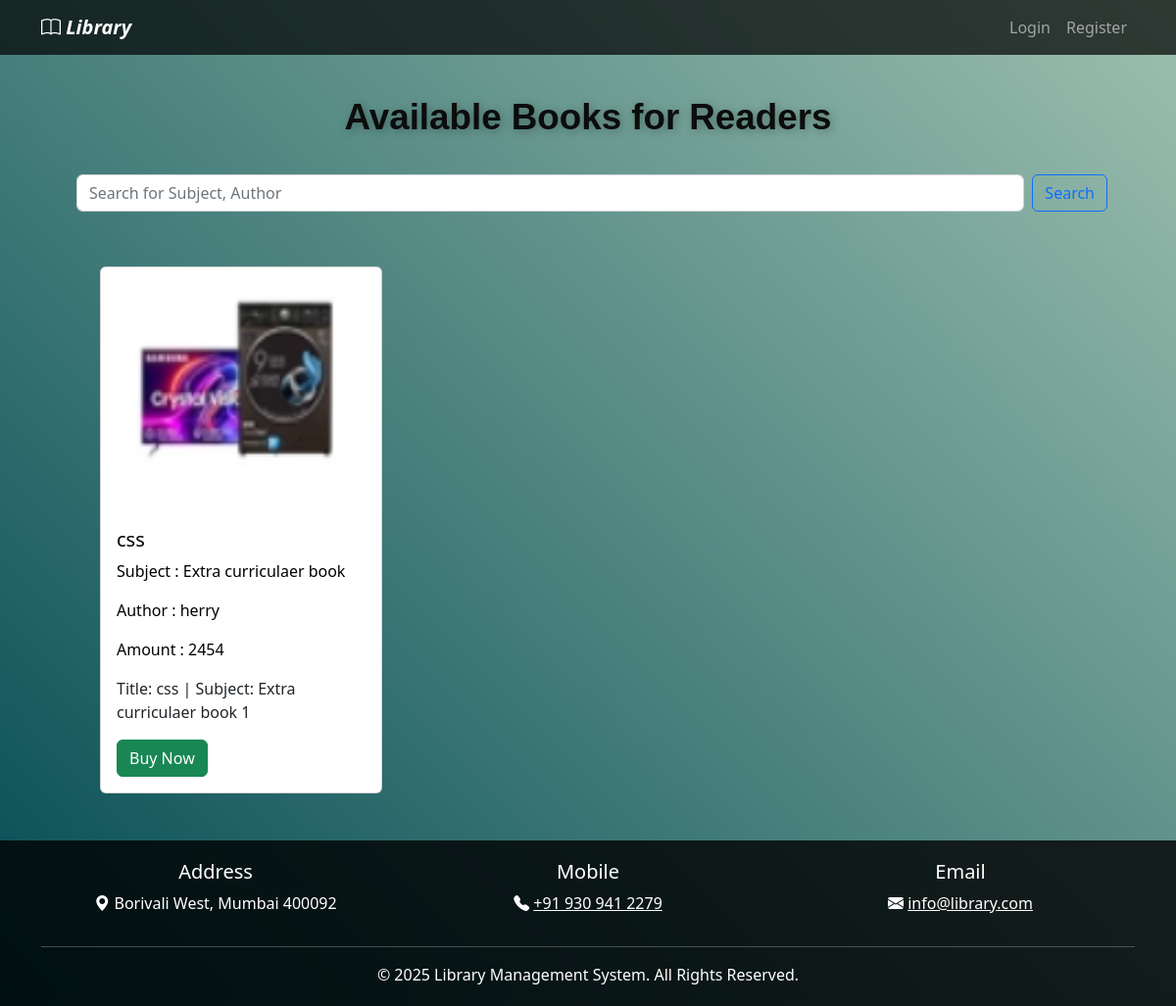
Before: /readers/ with the older database file.
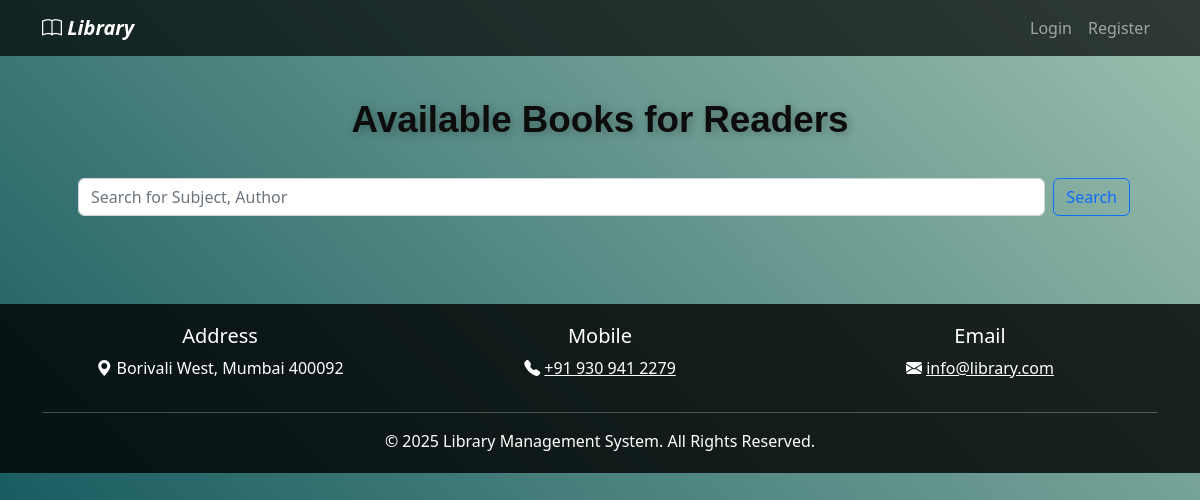
After: the same page with the newer database file.
### elibrary_app/models.py (models this page shows, shortened)
class ForReaders(models.Model):
    title = models.CharField(max_length=255)
    subject=models.CharField(max_length=200)
    author_name=models.CharField(max_length=200)
    amount=models.PositiveIntegerField()
    images = models.ImageField(upload_to="photos")

### elibrary_app/views.py (the view)
# urls.py: path('readers/', views.readers, name='readers'),
def readers(request):
    materials1 = ForReaders.objects.all()
    return render(request, 'readers.html',{'materials1': materials1})

### elibrary_app/templates/readers.html (shortened to what this page needs)
{% extends 'base.html' %}
{% load static %}
{% block content %}
<center>
    <div class="container mt-4">
      <div class="col-md-12">
          <div class="library-title">
              <span class="word">Available</span>
              <span class="word">Books</span>
              <span class="word">for</span>
              <span class="word">Readers</span>
          </div>
      </div>
  </div>
    <div class="input-group container">
        <form class="d-flex search-form w-100 mx-3" method="get" action="/searchproductreaders">
            <input type="search" name="q" class="form-control search-input mx-2" placeholder="Search for Subject, Author" required>
            <button class="btn btn-outline-primary" type="submit">Search</button>
          </form>
    </div>
</center>
<br />
      <div class="container-fluid mt-3">
        <div class="row">
          {% for x in materials1 %}
          <div class="col-md-3 mt-3  ms-5">
            <div class="card" style="width: 18rem; ">
              <img src="{{x.images.url}}" class="card-img-top" alt="{{x.subject}}" style="width: 286px; height: 250px;">
              <div class="card-body">
                <h5 class="card-title" style="color: black;">{{x.title}}</h5>
                <p class="card-text" style="color: black;">Subject : {{x.subject}}</p>
                <p class="card-text" style="color: black;">Author : {{x.author_name}}</p>
                <p class="card-text" style="color: black;">Amount : {{x.amount}}</p>
                <p>Title: {{ x.title }} | Subject: {{ x.subject }} {{x.id}}</p>
                    <a href="{% url 'payment_reader' x.id %}" style="text-decoration: none;" class="btn btn-success">Buy Now</a>
              </div>
            </div>
          </div>
          {% endfor %}
        </div>
      </div>
{% endblock %}

Changed rows visible on the page:
removed ForReaders: images (picture), title "css", subject "Extra curriculaer book", author_name "herry", amount "2454", id "1"
